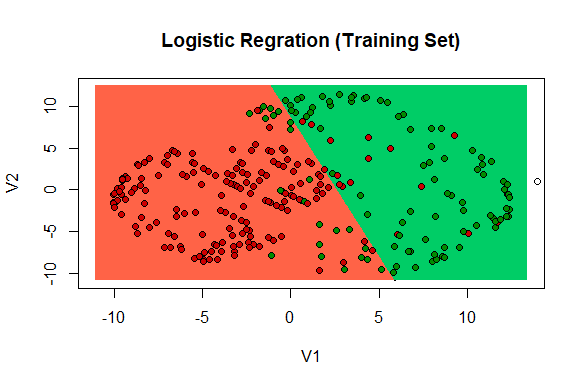

Write R code to recreate this figure.
# Kernel PCA

# Importing the dataset
dataset = read.csv('Social_Network_Ads.csv')
dataset = dataset[, 3:5]

# Splitting dataset into training set and test set
library(caTools)
set.seed(123)
split = sample.split(dataset$Purchased, SplitRatio = 0.75)
training_set = subset(dataset, split == TRUE)
test_set = subset(dataset, split == FALSE)

# Feature scaling
training_set[, 1:2] = scale(training_set[, 1:2])
test_set[, 1:2] = scale(test_set[, 1:2])

# Applying Kernel PCA
# install.packages('kernlab')
library(kernlab)
Kpca = kpca(~., data = training_set[-3], kernel = 'rbfdot',
            features = 2)
training_set_pca = as.data.frame(predict(Kpca, training_set))
training_set_pca$Purchased = training_set$Purchased
test_set_pca = as.data.frame(predict(Kpca, test_set))
test_set_pca$Purchased = test_set$Purchased

#fitting Logistic regrassion to the training set
classifier = glm(formula = Purchased ~ ., 
                 family = binomial,
                 data = training_set_pca)

# Predicting the test set
prob_pred = predict(classifier, type = 'response',
                    newdata = test_set_pca[-3])
y_pred = ifelse(prob_pred > 0.5, 1, 0)

# Making the confusion matrix
cm = table(test_set_pca[, 3], y_pred)

# Visualise the training set results
#install.packages('ElemStatLearn')
library(ElemStatLearn)
set = training_set_pca
X1 = seq(min(set[, 1] -1), max(set[, 1] + 1), by=0.01)
X2 = seq(min(set[, 2] -1), max(set[, 2] + 1), by=0.01)
grid_set = expand.grid(X1, X2)
colnames(grid_set) = c('V1', 'V2')
prob_set = predict(classifier, type = "response", newdata = grid_set)
y_grid = ifelse(prob_set > 0.5, 1, 0)
plot(set[, 3],
     main = "Logistic Regration (Training Set)",
     xlab = "V1", ylab="V2", 
     xlim=range(X1), ylim = range(X2))

contour(X1, X2, matrix(as.numeric(y_grid), length(X1), length(X2)), add = TRUE)
points(grid_set, pch='.', col=ifelse(y_grid ==1, 'springgreen3', 'tomato') )
points(set, pch=21, bg=ifelse(set[, 3] ==1, 'green4', 'red3'))

# Visualise the test set results
#install.packages('ElemStatLearn')
library(ElemStatLearn)
set = test_set_pca
X1 = seq(min(set[, 1] -1), max(set[, 1] + 1), by=0.01)
X2 = seq(min(set[, 2] -1), max(set[, 2] + 1), by=0.01)
grid_set = expand.grid(X1, X2)
colnames(grid_set) = c('V1', 'V2')
prob_set = predict(classifier, type = "response", newdata = grid_set)
y_grid = ifelse(prob_set > 0.5, 1, 0)
plot(set[, 3],
     main = "Logistic Regration (Test Set)",
     xlab = "V1", ylab="V2", 
     xlim=range(X1), ylim = range(X2))

contour(X1, X2, matrix(as.numeric(y_grid), length(X1), length(X2)), add = TRUE)
points(grid_set, pch='.', col=ifelse(y_grid ==1, 'springgreen3', 'tomato') )
points(set, pch=21, bg=ifelse(set[, 3] ==1, 'green4', 'red3'))
